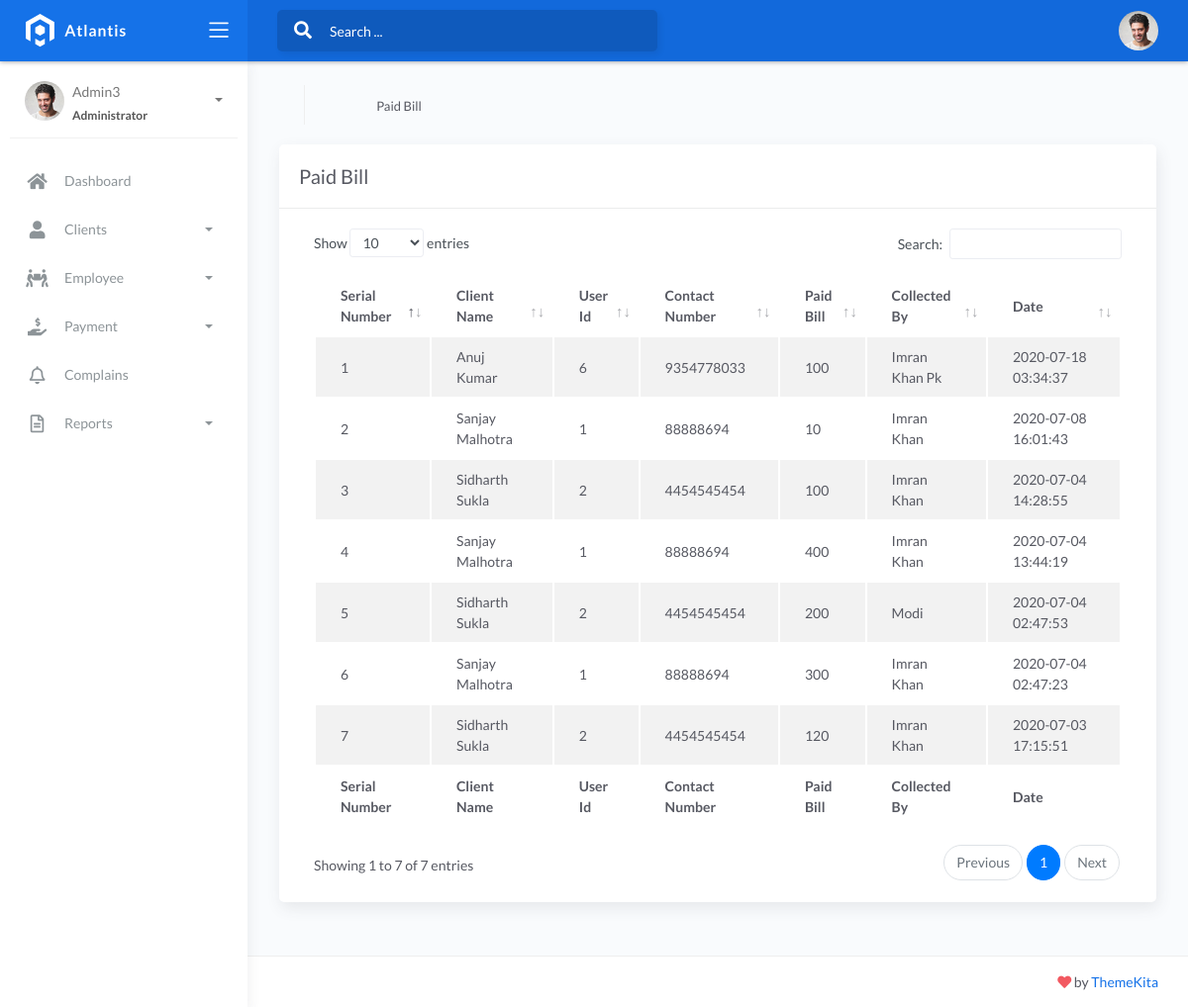
The page /admin2/paid-bill.php (signed in) on the database its author committed.
### tables this page shows
CREATE TABLE `tblpaid` (
  `id` int(10) NOT NULL,
  `UserID` int(11) NOT NULL,
  `PaidBill` varchar(120) DEFAULT NULL,
  `CollectedBy` varchar(120) DEFAULT NULL,
  `CreationDate` timestamp NULL DEFAULT current_timestamp()
);

CREATE TABLE `tblclient` (
  `UserID` int(10) NOT NULL,
  `AccountID` int(10) DEFAULT NULL,
  `Name` varchar(120) DEFAULT NULL,
  `Address` varchar(200) DEFAULT NULL,
  `Ip` varchar(120) DEFAULT NULL,
  `Package` varchar(120) DEFAULT NULL,
  `ContactNumber` text DEFAULT NULL,
  `CreationDate` timestamp NULL DEFAULT current_timestamp(),
  `AccountType` varchar(20) NOT NULL,
  `LastActiveDate` date DEFAULT NULL,
  `LastAddBillDate` date DEFAULT NULL,
  `Due` int(11) NOT NULL DEFAULT 0,
  `Subscription` int(11) NOT NULL DEFAULT 0,
  `Password` text NOT NULL
);

### admin2/paid-bill.php (the view, shortened to what this page needs)
<?php
include('includes/dbconnection.php');
if (strlen($_SESSION['clientmsaid']==0)) {
  header('location:logout.php');
  } else{
  	?>
<!DOCTYPE html>
<html lang="en">
<head>
	<?php include_once('includes/header.php');?>
</head>
<body>
	<div class="wrapper">
		<?php include_once('includes/sidebar.php');?>
		<div class="main-panel">
			<div class="content">
				<div class="page-inner">
					<div class="page-header">
						<ul class="breadcrumbs">
							<li class="nav-home">
								<a href="dashboard.php">
									<i class="flaticon-home"></i>
								</a>
							</li>
							<li class="separator">
								<i class="flaticon-right-arrow"></i>
							</li>
							<li class="nav-item">
								<a href="#">Paid Bill</a>
							</li>
						</ul>
					</div>
					<div class="row">
						<div class="col-md-12">
							<div class="card">
								<div class="card-header">
									<h4 class="card-title">Paid Bill</h4>
								</div>
								<div class="card-body">
									<div class="table-responsive">
										<table id="basic-datatables" class="display table table-striped table-hover" >
											<thead>
												<tr>
													<th>Serial Number</th>
													<th>Client Name</th>
													<th>User Id</th>
													<th>Contact Number</th>
													<th>Paid Bill</th>
													<th>Collected By</th>
													<th>Date</th>
												</tr>
											</thead>
											<tfoot>
												<tr>
													<th>Serial Number</th>
													<th>Client Name</th>
													<th>User Id</th>
													<th>Contact Number</th>
													<th>Paid Bill</th>
													<th>Collected By</th>
													<th>Date</th>
												</tr>
											</tfoot>
											<tbody>
<?php
$sql="SELECT * FROM tblclient, tblpaid WHERE tblclient.UserID=tblpaid.UserID order by tblpaid.CreationDate DESC";
$query = $dbh -> prepare($sql);
$query->execute();
$results=$query->fetchAll(PDO::FETCH_OBJ);
$cnt=1;
if($query->rowCount() > 0)
{
foreach($results as $row)
{               ?>
												<tr>
													<td><?php echo htmlentities($cnt);?></td>
													<td><?php  echo htmlentities($row->Name);?></td>
													<td><?php  echo htmlentities($row->UserID);?></td>
													<td><?php  echo htmlentities($row->ContactNumber);?></td>
													<td><?php  echo htmlentities($row->PaidBill);?></td>
													<td><?php  echo htmlentities($row->CollectedBy);?></td>
													<td><?php  echo htmlentities($row->CreationDate);?></td>
												</tr>
												 <?php $cnt=$cnt+1;}} ?>
											</tbody>
										</table>
									</div>
								</div>
							</div>
						</div>
					</div>
				</div>
			</div>
			<footer class="footer">
				<div class="container-fluid">
					<div class="copyright ml-auto">
						<i class="fa fa-heart heart text-danger"></i> by <a href="https://www.themekita.com">ThemeKita</a>
					</div>
				</div>
			</footer>
		</div>
			<footer class="footer">
				<div class="container-fluid">
					<div class="copyright ml-auto">
						2018, made with <i class="fa fa-heart heart text-danger"></i> by <a href="https://www.themekita.com">ThemeKita</a>
					</div>
				</div>
			</footer>
		</div>
</body>
</html>
<?php }  ?>

### admin2/includes/sidebar.php (shortened to what this page needs)
<div class="main-header">
			<div class="logo-header" data-background-color="blue">
				<a href="index.html" class="logo">
					<img src="../assets/img/logo.svg" alt="navbar brand" class="navbar-brand">
				</a>
				<div class="nav-toggle">
					<button class="btn btn-toggle toggle-sidebar">
						<i class="icon-menu"></i>
					</button>
				</div>
			</div>
			<nav class="navbar navbar-header navbar-expand-lg" data-background-color="blue2">
				<div class="container-fluid">
					<div class="collapse" id="search-nav">
						<form class="navbar-left navbar-form nav-search mr-md-3">
							<div class="input-group">
								<div class="input-group-prepend">
									<button type="submit" class="btn btn-search pr-1">
										<i class="fa fa-search search-icon"></i>
									</button>
								</div>
								<input type="text" placeholder="Search ..." class="form-control">
							</div>
						</form>
					</div>
					<ul class="navbar-nav topbar-nav ml-md-auto align-items-center">
						<li class="nav-item dropdown hidden-caret">
							<a class="dropdown-toggle profile-pic" data-toggle="dropdown" href="#" aria-expanded="false">
								<div class="avatar-sm">
									<img src="../assets/img/profile.jpg" alt="..." class="avatar-img rounded-circle">
								</div>
							</a>
						</li>
					</ul>
				</div>
			</nav>
		</div>
<div class="sidebar sidebar-style-2">
			<div class="sidebar-wrapper scrollbar scrollbar-inner">
				<div class="sidebar-content">
					<div class="user">
						<div class="avatar-sm float-left mr-2">
							<img src="../assets/img/profile.jpg" alt="..." class="avatar-img rounded-circle">
						</div>
						<div class="info">
							<a data-toggle="collapse" href="#collapseExample" aria-expanded="true">
<?php
$aid=$_SESSION['clientmsaid'];
$sql="SELECT AdminName from  tbladmin where ID=:aid";
$query = $dbh -> prepare($sql);
$query->bindParam(':aid',$aid,PDO::PARAM_STR);
$query->execute();
$results=$query->fetchAll(PDO::FETCH_OBJ);
$cnt=1;
if($query->rowCount() > 0)
{
foreach($results as $row)
{
          ?>
								<span>
									<?php  echo $row->AdminName;?>
									<?php $cnt=$cnt+1;}} ?>
									<span class="user-level">Administrator</span>
									<span class="caret"></span>
								</span>
							</a>
						</div>
					</div>
					<ul class="nav nav-primary">
						<li class="nav-item ">
							<a  href="dashboard.php" class="collapsed" aria-expanded="false">
								<i class="fas fa-home"></i>
								<p>Dashboard</p>
							</a>
						</li>
						<li class="nav-item">
							<a data-toggle="collapse" href="#sidebarLayouts">
								<i class="fas fa-user"></i>
								<p>Clients</p>
								<span class="caret"></span>
							</a>
						</li>
						<li class="nav-item">
							<a data-toggle="collapse" href="#forms">
								<i class="fas fa-people-carry"></i>
								<p>Employee</p>
								<span class="caret"></span>
							</a>
						</li>
						<li class="nav-item">
							<a data-toggle="collapse" href="#dashboard" class="collapsed" aria-expanded="false">
								<i class="fas fa-hand-holding-usd"></i>
								<p>Payment</p>
								<span class="caret"></span>
							</a>
						</li>
						<li class="nav-item">
							<a href="complains.php">
								<i class="far fa-bell"></i>
								<p>Complains</p>
							</a>
						</li>
						<li class="nav-item">
							<a data-toggle="collapse" href="#maps">
								<i class="far fa-file-alt"></i>
								<p>Reports</p>
								<span class="caret"></span>
							</a>
						</li>
					</ul>
				</div>
			</div>
		</div>

### rows shown on the page
tblpaid: UserID.Name "Anuj Kumar", UserID "6", UserID.ContactNumber "9354778033", PaidBill "100", CollectedBy "Imran Khan Pk", CreationDate "2020-07-18 03:34:37"
tblpaid: UserID.Name "Sanjay Malhotra", UserID "1", UserID.ContactNumber "88888694", PaidBill "10", CollectedBy "Imran Khan", CreationDate "2020-07-08 16:01:43"
tblpaid: UserID.Name "Sidharth Sukla", UserID "2", UserID.ContactNumber "4454545454", PaidBill "100", CollectedBy "Imran Khan", CreationDate "2020-07-04 14:28:55"
tblpaid: UserID.Name "Sanjay Malhotra", UserID "1", UserID.ContactNumber "88888694", PaidBill "400", CollectedBy "Imran Khan", CreationDate "2020-07-04 13:44:19"
tblpaid: UserID.Name "Sidharth Sukla", UserID "2", UserID.ContactNumber "4454545454", PaidBill "200", CollectedBy "Modi", CreationDate "2020-07-04 02:47:53"
tblpaid: UserID.Name "Sanjay Malhotra", UserID "1", UserID.ContactNumber "88888694", PaidBill "300", CollectedBy "Imran Khan", CreationDate "2020-07-04 02:47:23"
tblpaid: UserID.Name "Sidharth Sukla", UserID "2", UserID.ContactNumber "4454545454", PaidBill "120", CollectedBy "Imran Khan", CreationDate "2020-07-03 17:15:51"

### other values the page prints
$row->AdminName "Admin3"
